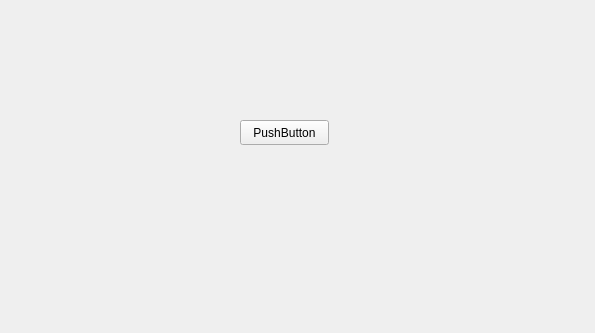
<?xml version="1.0" encoding="UTF-8"?>
<ui version="4.0">
 <class>Widget</class>
 <widget class="QWidget" name="Widget">
  <property name="geometry">
   <rect>
    <x>0</x>
    <y>0</y>
    <width>595</width>
    <height>333</height>
   </rect>
  </property>
  <property name="windowTitle">
   <string>Widget</string>
  </property>
  <widget class="QPushButton" name="pushButton">
   <property name="geometry">
    <rect>
     <x>240</x>
     <y>120</y>
     <width>89</width>
     <height>25</height>
    </rect>
   </property>
   <property name="text">
    <string>PushButton</string>
   </property>
  </widget>
 </widget>
 <resources/>
 <connections/>
</ui>
